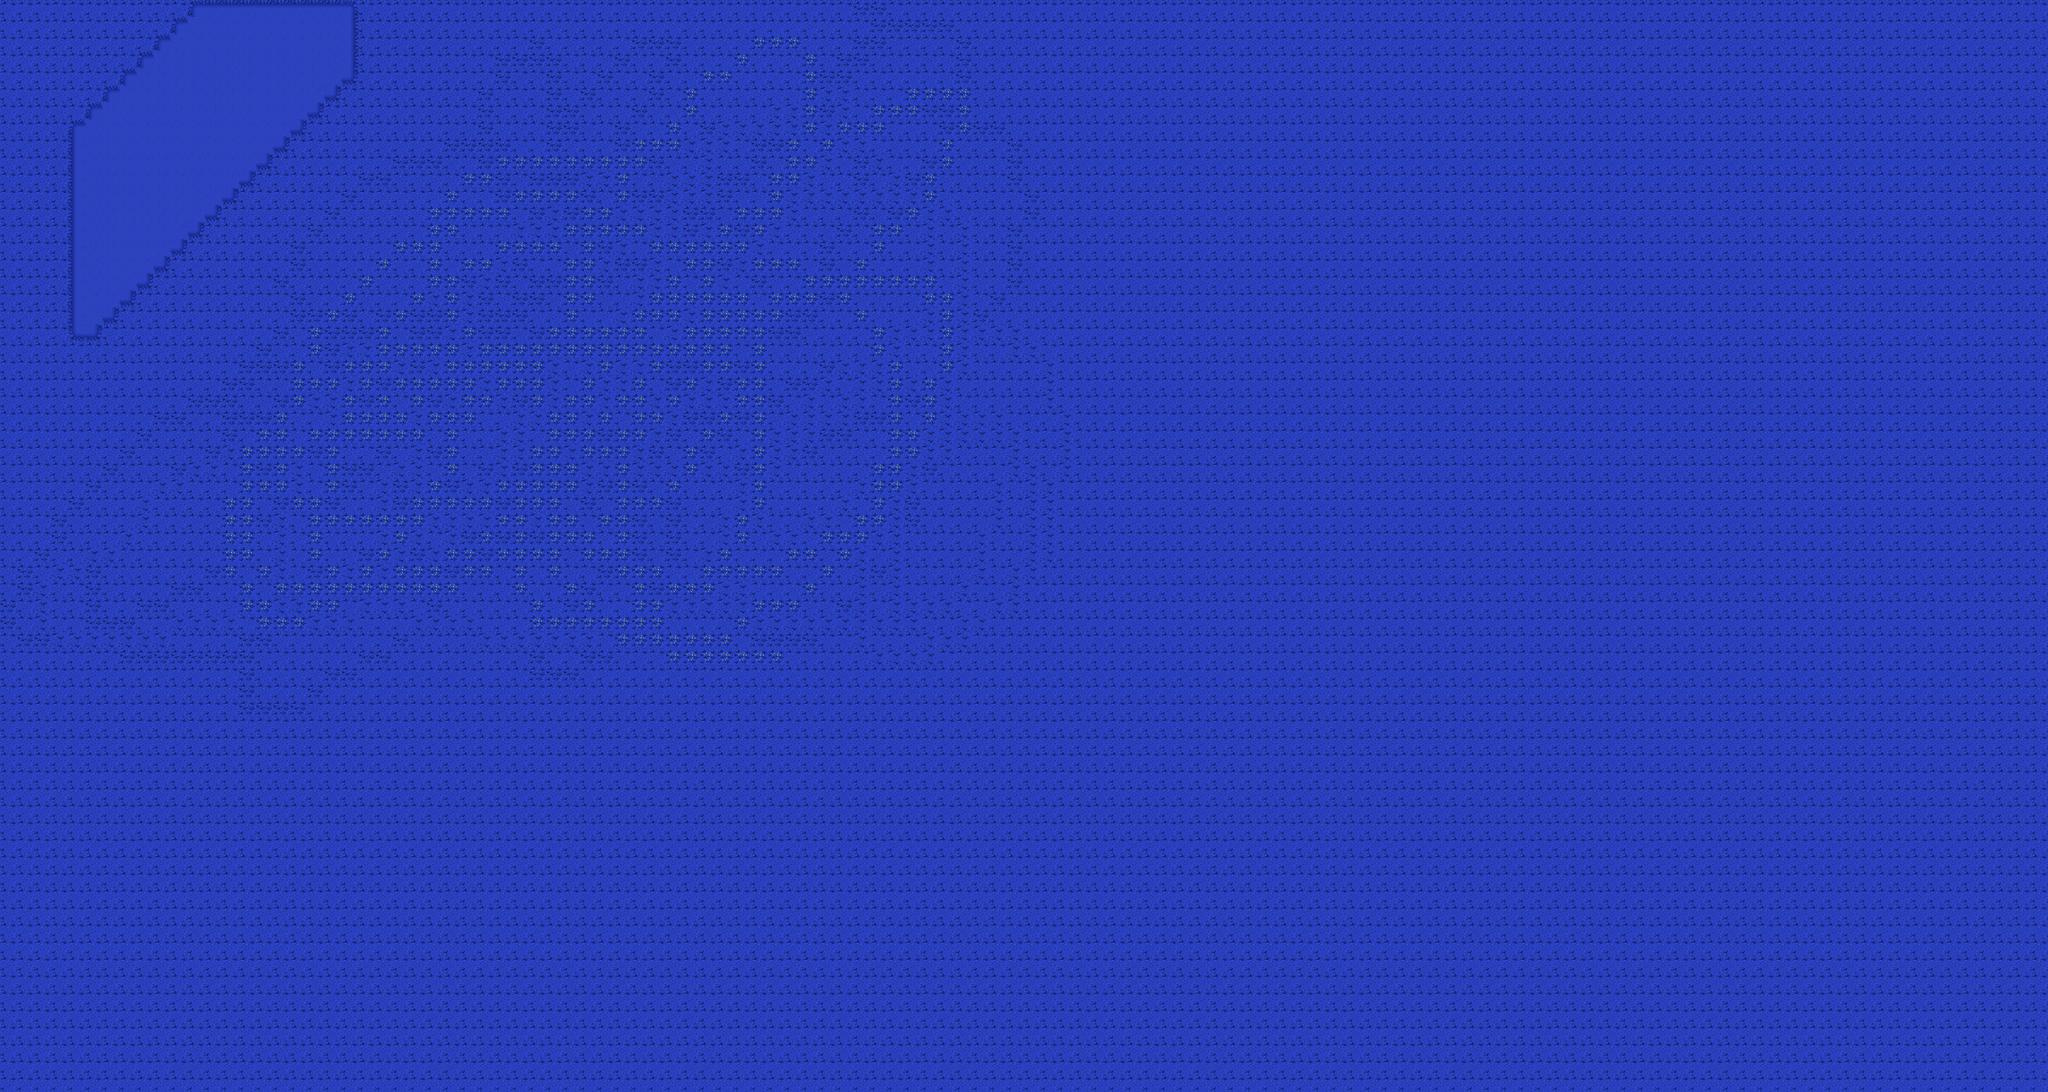

This is a level from a 2D game, rendered from its Tiled map with the project's own tilesets. A one-line summary and the map file follow, with tile-layer data summarised:
An orthogonal 120x64 tile map with 64x64 px tiles, 1 tile layer (Tile Layer 1), 5 tilesets.

<map version="1.0" orientation="orthogonal" renderorder="right-down" width="120" height="64" tilewidth="64" tileheight="64" nextobjectid="1">
 <tileset firstgid="1" name="New Piskel (21)" tilewidth="64" tileheight="64" tilecount="9" columns="3">
  <image source="New Piskel (21).png" width="192" height="192" />
 </tileset>
 <tileset firstgid="10" name="4" tilewidth="64" tileheight="64" tilecount="1" columns="1">
  <image source="4.png" width="64" height="64" />
 </tileset>
 <tileset firstgid="11" name="3" tilewidth="64" tileheight="64" tilecount="1" columns="1">
  <image source="3.png" width="64" height="64" />
 </tileset>
 <tileset firstgid="12" name="2" tilewidth="64" tileheight="64" tilecount="1" columns="1">
  <image source="2.png" width="64" height="64" />
 </tileset>
 <tileset firstgid="13" name="1" tilewidth="64" tileheight="64" tilecount="1" columns="1">
  <image source="1.png" width="64" height="64" />
 </tileset>
 <layer name="Tile Layer 1" width="120" height="64" opacity="0.9">
  <data>[7680 cells, 7680 non-empty, 12 distinct tile ids]</data>
 </layer>
</map>
